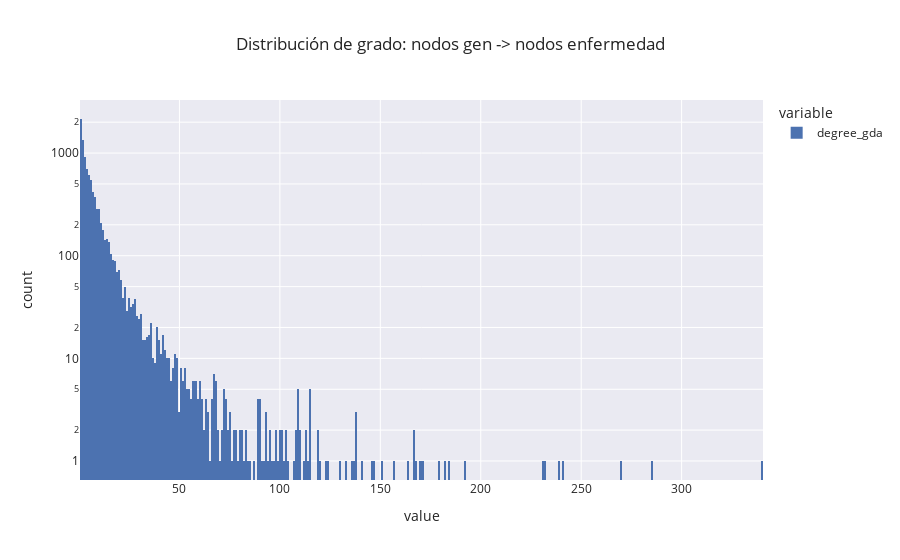

This figure's notebook cell:
### Code cell
fig_pd_degree = px.histogram(graph_node_data[(graph_node_data.node_type == "gene_protein") & (graph_node_data.degree_gda !=0)]["degree_gda"], log_y=True, title="Distribución de grado: nodos gen -> nodos enfermedad")
fig_pd_degree.show()

### Figure 1 — Plotly figure (JSON) as saved in the notebook; plotly's stock layout.template omitted (floating-point values rounded to 4 significant figures; data arrays with more than 128 entries replaced by an {"elided": "..."} marker saying what was removed)
{"data": [{"alignmentgroup": "True", "bingroup": "x", "hovertemplate": "variable=degree_gda<br>value=%{x}<br>count=%{y}<extra></extra>", "legendgroup": "degree_gda", "marker": {"color": "rgb(76,114,176)", "pattern": {"shape": ""}}, "name": "degree_gda", "offsetgroup": "degree_gda", "orientation": "v", "showlegend": true, "type": "histogram", "x": {"elided": "9689 int values"}, "xaxis": "x", "yaxis": "y"}], "layout": {"barmode": "relative", "legend": {"title": {"text": "variable"}, "tracegroupgap": 0}, "title": {"text": "Distribución de grado: nodos gen -> nodos enfermedad"}, "xaxis": {"anchor": "y", "domain": [0, 1], "title": {"text": "value"}}, "yaxis": {"anchor": "x", "domain": [0, 1], "title": {"text": "count"}, "type": "log"}}}
